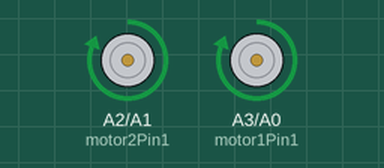
This sketch was run on a simulated Arduino Uno, built with avr-gcc and run on an emulated ATmega328P. On the bench: motor-driver pin pairs drawn as motors (green arrow = first pin HIGH = forward, orange = second pin HIGH = backward, longer = more drive).

Above: at 1.0 s.
At 4.0 s:
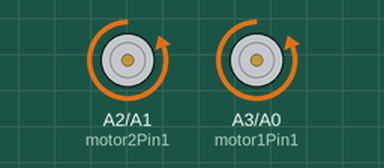
At 7.0 s:
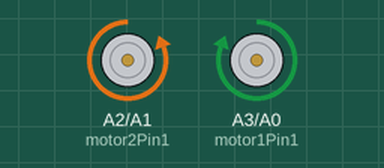
At 10.0 s:
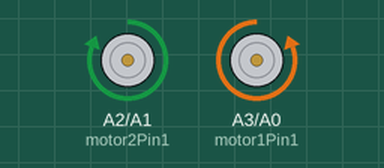
Timing chart, 0 to 15.6 s (numbered marks = the images above):
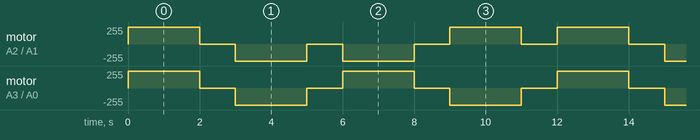

The sketch:

Bob2.0-PruebaMotores.ino
```cpp
// Definir pines del puente H (L298N)
const int motor1Pin1 = A3;  // Conectar al pin IN1 del L298N
const int motor1Pin2 = A0;  // Conectar al pin IN2 del L298N
const int motor2Pin1 = A2;  // Conectar al pin IN3 del L298N
const int motor2Pin2 = A1;  // Conectar al pin IN4 del L298N

void setup() {
  // Configurar los pines como salida
  pinMode(motor1Pin1, OUTPUT);
  pinMode(motor1Pin2, OUTPUT);
  pinMode(motor2Pin1, OUTPUT);
  pinMode(motor2Pin2, OUTPUT);
}

void loop() {
  // Prueba las funciones de movimiento
  avanzar(2000, 130);     // Avanza durante 2 segundos
  detenerse(1000);   // Detiene durante 1 segundo
  retroceder(2000, 250);  // Retrocede durante 2 segundos
  detenerse(1000);   // Detiene durante 1 segundo
  girarIzquierda(2000, 160); // Gira a la izquierda durante 2 segundos
  detenerse(1000);   // Detiene durante 1 segundo
  girarDerecha(2000, 170);   // Gira a la derecha durante 2 segundos
  detenerse(1000);   // Detiene durante 1 segundo
}

// Función para avanzar
void avanzar(unsigned int tiempo, unsigned int velocidad) {
  digitalWrite(motor1Pin1, velocidad);
  digitalWrite(motor1Pin2, LOW);
  digitalWrite(motor2Pin1, velocidad);
  digitalWrite(motor2Pin2, LOW);
  delay(tiempo);
}

// Función para retroceder
void retroceder(unsigned int tiempo, unsigned int velocidad) {
  digitalWrite(motor1Pin1, LOW);
  digitalWrite(motor1Pin2, velocidad);
  digitalWrite(motor2Pin1, LOW);
  digitalWrite(motor2Pin2, velocidad);
  delay(tiempo);
}

// Función para detenerse
void detenerse(unsigned int tiempo) {
  digitalWrite(motor1Pin1, LOW);
  digitalWrite(motor1Pin2, LOW);
  digitalWrite(motor2Pin1, LOW);
  digitalWrite(motor2Pin2, LOW);
  delay(tiempo);
}

// Función para girar a la derecha
void girarDerecha(unsigned int tiempo, unsigned int velocidad) {
  digitalWrite(motor1Pin1, LOW);
  digitalWrite(motor1Pin2, velocidad);
  digitalWrite(motor2Pin1, velocidad);
  digitalWrite(motor2Pin2, LOW);
  delay(tiempo);
}

// Función para girar a la izquierda
void girarIzquierda(unsigned int tiempo, unsigned int velocidad) {
  digitalWrite(motor1Pin1, velocidad);
  digitalWrite(motor1Pin2, LOW);
  digitalWrite(motor2Pin1, LOW);
  digitalWrite(motor2Pin2, velocidad);
  delay(tiempo);
}
```

Measured:
- by itself, motor on A3 (motor1Pin1) / A0 (motor1Pin2): repeats every 6.0 s: stopped 1.0 s, backward 255/255 2.0 s, stopped 1.0 s, forward 255/255 2.0 s
- by itself, motor on A2 (motor2Pin1) / A1 (motor2Pin2): repeats every 12.0 s: 2 × (stopped 1.0 s, backward 255/255 2.0 s), 2 × (stopped 1.0 s, forward 255/255 2.0 s)
